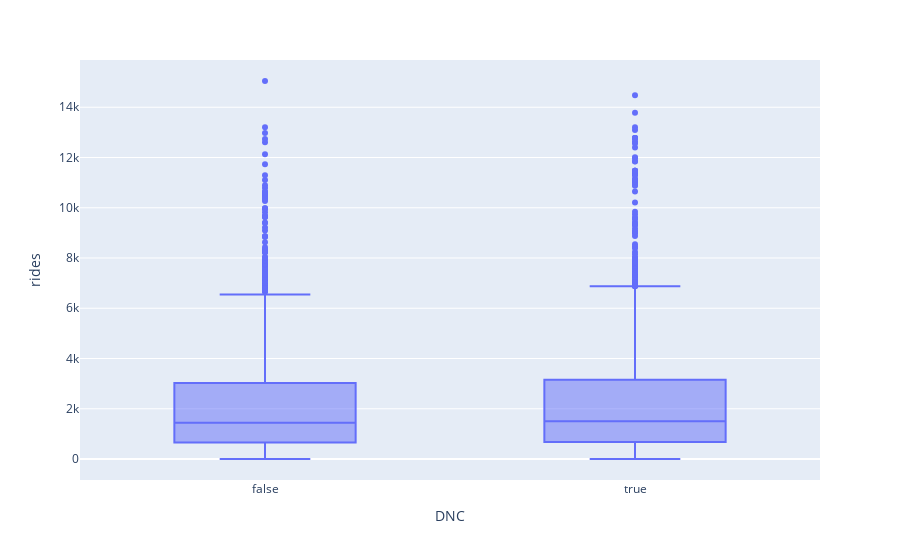

Notebook source saved alongside this figure:
### Code cell
# But the box plot confirms that the unit-level differences are not significant.
px.box(rides, x='DNC', y='rides')

### Figure 1 — Plotly figure (JSON) as saved in the notebook; plotly's stock layout.template omitted (floating-point values rounded to 4 significant figures; data arrays with more than 128 entries replaced by an {"elided": "..."} marker saying what was removed)
{"data": [{"alignmentgroup": "True", "hovertemplate": "DNC=%{x}<br>rides=%{y}<extra></extra>", "legendgroup": "", "marker": {"color": "#636efa"}, "name": "", "notched": false, "offsetgroup": "", "orientation": "v", "showlegend": false, "type": "box", "x": {"elided": "2394 bool values"}, "x0": " ", "xaxis": "x", "y": {"elided": "2394 int values"}, "y0": " ", "yaxis": "y"}], "layout": {"boxmode": "group", "legend": {"tracegroupgap": 0}, "margin": {"t": 60}, "xaxis": {"anchor": "y", "domain": [0, 1], "title": {"text": "DNC"}}, "yaxis": {"anchor": "x", "domain": [0, 1], "title": {"text": "rides"}}}}
